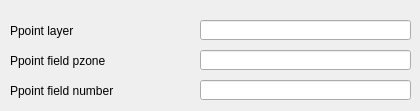
     <widget class="QWidget" name="tab_7">
      <attribute name="title">
       <string>Ppoint</string>
      </attribute>
      <widget class="QLabel" name="label_ppoint_number">
       <property name="geometry">
        <rect>
         <x>10</x>
         <y>80</y>
         <width>151</width>
         <height>22</height>
        </rect>
       </property>
       <property name="font">
        <font>
         <pointsize>9</pointsize>
        </font>
       </property>
       <property name="frameShape">
        <enum>QFrame::NoFrame</enum>
       </property>
       <property name="frameShadow">
        <enum>QFrame::Plain</enum>
       </property>
       <property name="text">
        <string>Ppoint field number </string>
       </property>
       <property name="textFormat">
        <enum>Qt::AutoText</enum>
       </property>
       <property name="scaledContents">
        <bool>false</bool>
       </property>
       <property name="alignment">
        <set>Qt::AlignLeading|Qt::AlignLeft|Qt::AlignVCenter</set>
       </property>
       <property name="margin">
        <number>3</number>
       </property>
      </widget>
      <widget class="QLabel" name="label_ppoint_layer">
       <property name="geometry">
        <rect>
         <x>10</x>
         <y>20</y>
         <width>171</width>
         <height>22</height>
        </rect>
       </property>
       <property name="font">
        <font>
         <pointsize>9</pointsize>
        </font>
       </property>
       <property name="frameShape">
        <enum>QFrame::NoFrame</enum>
       </property>
       <property name="frameShadow">
        <enum>QFrame::Plain</enum>
       </property>
       <property name="text">
        <string>Ppoint layer</string>
       </property>
       <property name="textFormat">
        <enum>Qt::AutoText</enum>
       </property>
       <property name="scaledContents">
        <bool>false</bool>
       </property>
       <property name="alignment">
        <set>Qt::AlignLeading|Qt::AlignLeft|Qt::AlignVCenter</set>
       </property>
       <property name="margin">
        <number>3</number>
       </property>
      </widget>
      <widget class="QLabel" name="label_ppoint_pzone">
       <property name="geometry">
        <rect>
         <x>10</x>
         <y>50</y>
         <width>151</width>
         <height>22</height>
        </rect>
       </property>
       <property name="font">
        <font>
         <pointsize>9</pointsize>
        </font>
       </property>
       <property name="frameShape">
        <enum>QFrame::NoFrame</enum>
       </property>
       <property name="frameShadow">
        <enum>QFrame::Plain</enum>
       </property>
       <property name="text">
        <string>Ppoint field pzone</string>
       </property>
       <property name="textFormat">
        <enum>Qt::AutoText</enum>
       </property>
       <property name="scaledContents">
        <bool>false</bool>
       </property>
       <property name="alignment">
        <set>Qt::AlignLeading|Qt::AlignLeft|Qt::AlignVCenter</set>
       </property>
       <property name="margin">
        <number>3</number>
       </property>
      </widget>
      <widget class="QLineEdit" name="ppoint_layer">
       <property name="geometry">
        <rect>
         <x>200</x>
         <y>20</y>
         <width>211</width>
         <height>20</height>
        </rect>
       </property>
       <property name="text">
        <string/>
       </property>
      </widget>
      <widget class="QLineEdit" name="ppoint_field_zone">
       <property name="geometry">
        <rect>
         <x>200</x>
         <y>50</y>
         <width>211</width>
         <height>20</height>
        </rect>
       </property>
       <property name="text">
        <string/>
       </property>
      </widget>
      <widget class="QLineEdit" name="ppoint_field_number">
       <property name="geometry">
        <rect>
         <x>200</x>
         <y>80</y>
         <width>211</width>
         <height>20</height>
        </rect>
       </property>
       <property name="text">
        <string/>
       </property>
      </widget>
     </widget>
